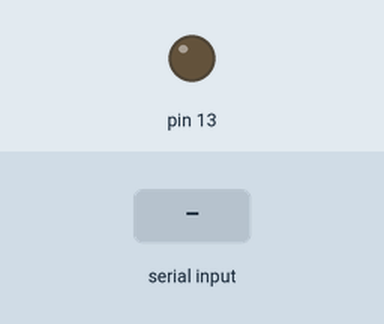
Simulated run of this sketch. Board: Arduino Uno, built with avr-gcc and run on an emulated ATmega328P. Shown: output pins drawn as LEDs (lit = HIGH). Inputs (shaded band) come from the test bench. What the sketch prints to the serial monitor is not drawn.

Above: at 1.2 s.
1.3 s: byte 1 (1) received over Serial
At 2.6 s:
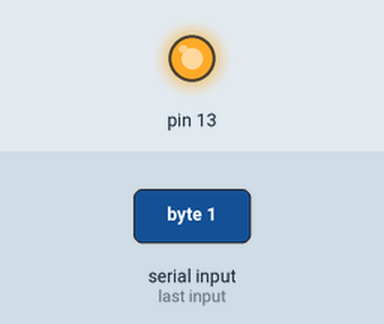
Timing chart, 0 to 4.3 s (numbered marks = the images above; inputs shaded):
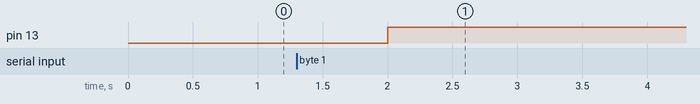

The sketch:

__________.ino
```cpp
// 블루투스 통신을 위한 SoftwareSerial 라이브러리
#include <SoftwareSerial.h>

SoftwareSerial BTSerial(5, 4);

byte flag = 0;

void setup()
{
  Serial.begin(9600);
  pinMode(13, OUTPUT);
}

void loop() {
  byte signal_num; //시리얼 통신으로 전송받는 값을 저장하는 변수
  if (Serial.available()) {
    signal_num = Serial.read();

    if(signal_num == 1) {
      digitalWrite(13, HIGH);
      flag = signal_num;
    }
    else if(signal_num == 0) {
      digitalWrite(13, LOW);
      flag = signal_num;
    }
  }
  Serial.write(flag);
  delay(1000);
}
```

Measured:
- after the input at 1.3 s, pin 13: LOW → HIGH after 0.70 s
